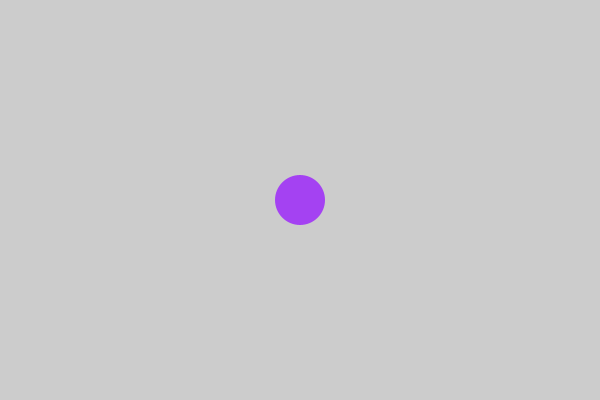
Frame 1 (no input)
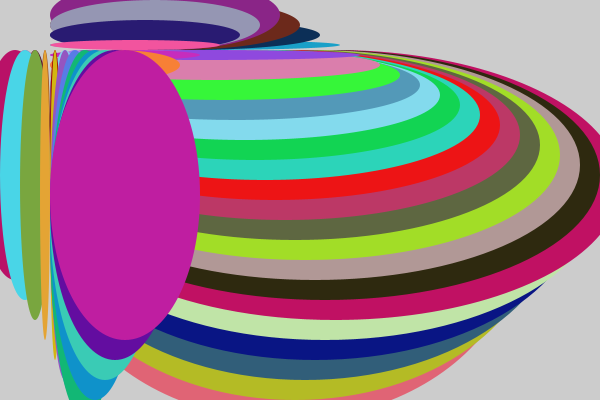
Frame 60 (the mouse pressed at the canvas centre just before this capture)
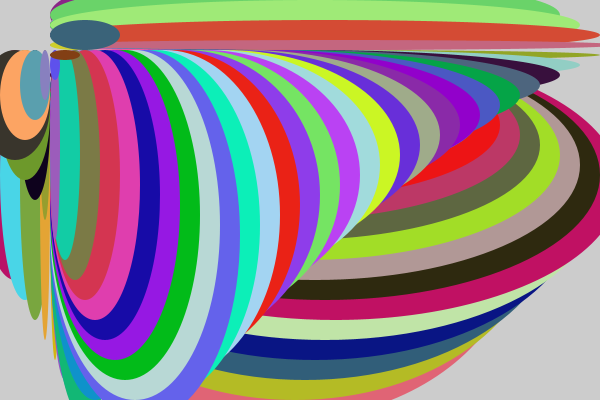
Frame 120 (the mouse held since frame 60 and released just before this capture)

The Processing sketch that drew these frames (run headless with seeded random() and noise(); from frame 60 on, the mouse is pressed at the canvas centre):

// Processing sketch: processing_159996
// ── processing_159996.pde

// code begins here - declaring global variables
int posx = 300;
int posy = 200;
int xd = 20;
int yd = 20;
int w =50;
int h = 50;

// define setup function
void setup() {
  size(600,400);
  frameRate(5);
  }

// define draw function
void draw() {
 // background(255);
  ball (posx, posy, w, h);
  posx = posx + xd;
  posy = posy + yd;
  if (posx>width) {
     xd = -xd;
   }
  if (posy>height) {
     yd = -yd;}
  if (posx<0) {
     xd = -xd;}
  if (posy<0) {
     yd = -yd;}
     
}




// define ball function
void ball (int x,int y,int w,int h) {
   fill (random(0,255),random(0,255),random(0,255)); 
   noStroke();
   ellipse (x, y, w, h);
   ellipseMode(CORNERS);
}
